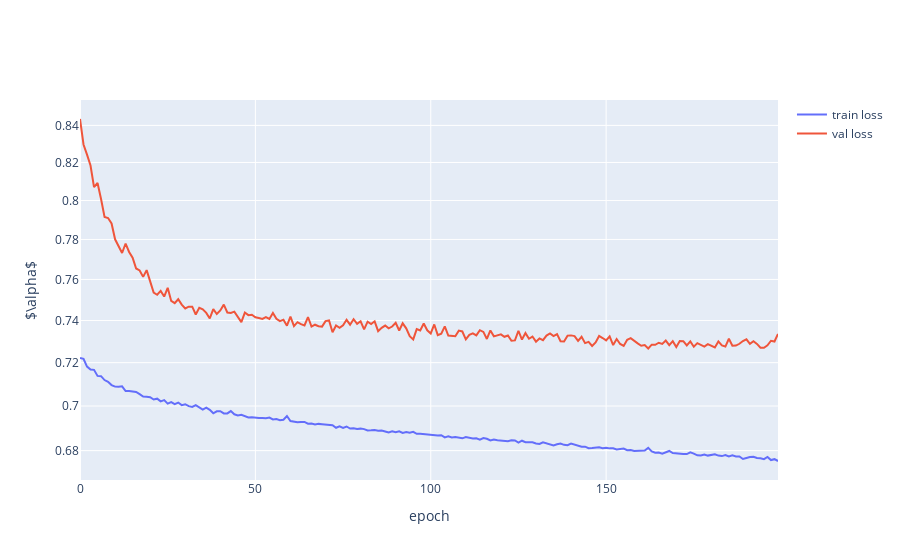

Write notebook code for a chart like this one.
### Code cell
plot_history(dnn_mv_history, label="loss")

### Figure 1 — Plotly figure (JSON) as saved in the notebook; plotly's stock layout.template omitted (floating-point values rounded to 4 significant figures; data arrays with more than 128 entries replaced by an {"elided": "..."} marker saying what was removed)
{"data": [{"name": "train loss", "type": "scatter", "x": {"elided": "200 int values"}, "y": {"elided": "200 float values"}}, {"name": "val loss", "type": "scatter", "x": {"elided": "200 int values"}, "y": {"elided": "200 float values"}}], "layout": {"autosize": true, "xaxis": {"autorange": true, "range": [0, 199], "title": {"text": "epoch"}, "type": "linear"}, "yaxis": {"autorange": true, "range": [-0.1758, -0.06856], "title": {"text": "$\\alpha$"}, "type": "log"}}}
